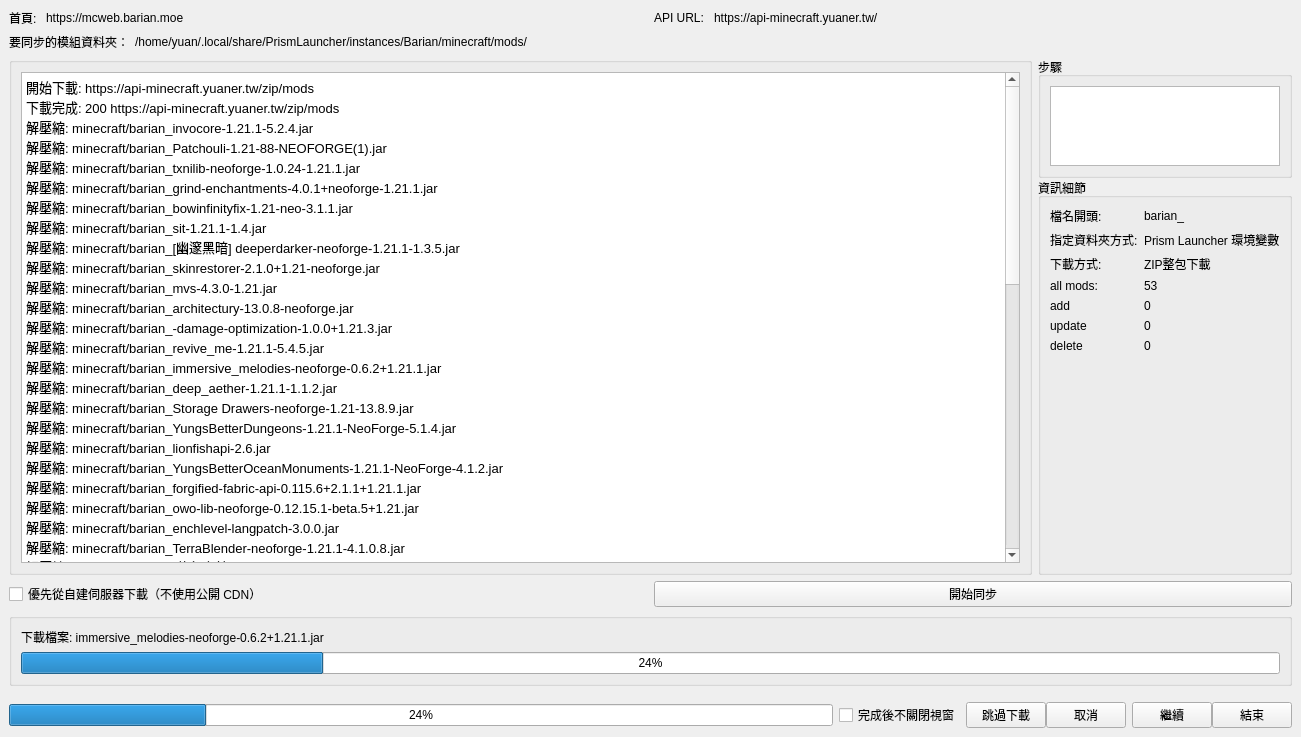
<?xml version="1.0" encoding="UTF-8"?>
<ui version="4.0">
 <class>MainWindow</class>
 <widget class="QMainWindow" name="MainWindow">
  <property name="geometry">
   <rect>
    <x>0</x>
    <y>0</y>
    <width>1301</width>
    <height>737</height>
   </rect>
  </property>
  <property name="sizePolicy">
   <sizepolicy hsizetype="Preferred" vsizetype="Preferred">
    <horstretch>0</horstretch>
    <verstretch>0</verstretch>
   </sizepolicy>
  </property>
  <property name="windowTitle">
   <string>Berian Minecraft Mods Sync同步程式</string>
  </property>
  <widget class="QWidget" name="centralwidget">
   <layout class="QVBoxLayout" name="verticalLayout_3">
    <item>
     <layout class="QVBoxLayout" name="info_layout">
      <item>
       <layout class="QHBoxLayout" name="horizontalLayout_6">
        <item>
         <layout class="QHBoxLayout" name="horizontalLayout_5">
          <item>
           <widget class="QLabel" name="label_16">
            <property name="text">
             <string>首頁: </string>
            </property>
           </widget>
          </item>
          <item>
           <widget class="QLabel" name="label_17">
            <property name="sizePolicy">
             <sizepolicy hsizetype="MinimumExpanding" vsizetype="Preferred">
              <horstretch>0</horstretch>
              <verstretch>0</verstretch>
             </sizepolicy>
            </property>
            <property name="text">
             <string>https://mcweb.barian.moe</string>
            </property>
            <property name="textFormat">
             <enum>Qt::TextFormat::MarkdownText</enum>
            </property>
            <property name="openExternalLinks">
             <bool>true</bool>
            </property>
            <property name="textInteractionFlags">
             <set>Qt::TextInteractionFlag::LinksAccessibleByMouse|Qt::TextInteractionFlag::TextSelectableByMouse</set>
            </property>
           </widget>
          </item>
         </layout>
        </item>
        <item>
         <layout class="QHBoxLayout" name="horizontalLayout_8">
          <item>
           <widget class="QLabel" name="label_8">
            <property name="text">
             <string>API URL: </string>
            </property>
           </widget>
          </item>
          <item>
           <widget class="QLabel" name="apiurl_label">
            <property name="sizePolicy">
             <sizepolicy hsizetype="MinimumExpanding" vsizetype="Preferred">
              <horstretch>0</horstretch>
              <verstretch>0</verstretch>
             </sizepolicy>
            </property>
            <property name="cursor">
             <cursorShape>IBeamCursor</cursorShape>
            </property>
            <property name="text">
             <string>https://api-minecraft.yuaner.tw/</string>
            </property>
            <property name="textFormat">
             <enum>Qt::TextFormat::MarkdownText</enum>
            </property>
            <property name="openExternalLinks">
             <bool>true</bool>
            </property>
            <property name="textInteractionFlags">
             <set>Qt::TextInteractionFlag::LinksAccessibleByMouse|Qt::TextInteractionFlag::TextSelectableByMouse</set>
            </property>
           </widget>
          </item>
         </layout>
        </item>
       </layout>
      </item>
      <item>
       <layout class="QHBoxLayout" name="horizontalLayout">
        <item>
         <layout class="QHBoxLayout" name="horizontalLayout_3">
          <item>
           <widget class="QLabel" name="label_6">
            <property name="text">
             <string>要同步的模組資料夾：</string>
            </property>
           </widget>
          </item>
          <item>
           <widget class="QLabel" name="modsFolder_label">
            <property name="sizePolicy">
             <sizepolicy hsizetype="MinimumExpanding" vsizetype="Preferred">
              <horstretch>0</horstretch>
              <verstretch>0</verstretch>
             </sizepolicy>
            </property>
            <property name="cursor">
             <cursorShape>IBeamCursor</cursorShape>
            </property>
            <property name="text">
             <string>&lt;html&gt;&lt;head/&gt;&lt;body&gt;&lt;p&gt;&lt;a href=&quot;file:///home/yuan/.local/share/PrismLauncher/instances/Barian/minecraft/mods/&quot;&gt;&lt;span style=&quot; text-decoration: underline; color:#2980b9;&quot;&gt;/home/yuan/.local/share/PrismLauncher/instances/Barian/minecraft/mods/&lt;/span&gt;&lt;/a&gt;&lt;/p&gt;&lt;/body&gt;&lt;/html&gt;</string>
            </property>
            <property name="textFormat">
             <enum>Qt::TextFormat::MarkdownText</enum>
            </property>
            <property name="openExternalLinks">
             <bool>true</bool>
            </property>
            <property name="textInteractionFlags">
             <set>Qt::TextInteractionFlag::LinksAccessibleByMouse|Qt::TextInteractionFlag::TextSelectableByMouse</set>
            </property>
           </widget>
          </item>
         </layout>
        </item>
       </layout>
      </item>
     </layout>
    </item>
    <item>
     <layout class="QHBoxLayout" name="horizontalLayout_7" stretch="0,0">
      <item>
       <widget class="QGroupBox" name="output_layout">
        <property name="enabled">
         <bool>true</bool>
        </property>
        <property name="title">
         <string/>
        </property>
        <property name="alignment">
         <set>Qt::AlignmentFlag::AlignLeading|Qt::AlignmentFlag::AlignLeft|Qt::AlignmentFlag::AlignVCenter</set>
        </property>
        <property name="flat">
         <bool>false</bool>
        </property>
        <layout class="QVBoxLayout" name="verticalLayout_2">
         <item>
          <widget class="QTextBrowser" name="output_textBrowser">
           <property name="html">
            <string>&lt;!DOCTYPE HTML PUBLIC &quot;-//W3C//DTD HTML 4.0//EN&quot; &quot;http://www.w3.org/TR/REC-html40/strict.dtd&quot;&gt;
&lt;html&gt;&lt;head&gt;&lt;meta name=&quot;qrichtext&quot; content=&quot;1&quot; /&gt;&lt;meta charset=&quot;utf-8&quot; /&gt;&lt;style type=&quot;text/css&quot;&gt;
p, li { white-space: pre-wrap; }
hr { height: 1px; border-width: 0; }
li.unchecked::marker { content: &quot;\2610&quot;; }
li.checked::marker { content: &quot;\2612&quot;; }
&lt;/style&gt;&lt;/head&gt;&lt;body style=&quot; font-family:'Noto Sans'; font-size:10pt; font-weight:400; font-style:normal;&quot;&gt;
&lt;p style=&quot; margin-top:0px; margin-bottom:0px; margin-left:0px; margin-right:0px; -qt-block-indent:0; text-indent:0px;&quot;&gt;&lt;span style=&quot; font-family:'monospace'; color:#000000; background-color:#ffffff;&quot;&gt;開始下載: https://api-minecraft.yuaner.tw/zip/mods &lt;/span&gt;&lt;span style=&quot; font-family:'monospace';&quot;&gt;&lt;br /&gt;&lt;/span&gt;&lt;span style=&quot; font-family:'monospace'; color:#000000; background-color:#ffffff;&quot;&gt;下載完成: 200 https://api-minecraft.yuaner.tw/zip/mods &lt;/span&gt;&lt;span style=&quot; font-family:'monospace';&quot;&gt;&lt;br /&gt;&lt;/span&gt;&lt;span style=&quot; font-family:'monospace'; color:#000000; background-color:#ffffff;&quot;&gt;解壓縮: minecraft/barian_invocore-1.21.1-5.2.4.jar &lt;/span&gt;&lt;span style=&quot; font-family:'monospace';&quot;&gt;&lt;br /&gt;&lt;/span&gt;&lt;span style=&quot; font-family:'monospace'; color:#000000; background-color:#ffffff;&quot;&gt;解壓縮: minecraft/barian_Patchouli-1.21-88-NEOFORGE(1).jar &lt;/span&gt;&lt;span style=&quot; font-family:'monospace';&quot;&gt;&lt;br /&gt;&lt;/span&gt;&lt;span style=&quot; font-family:'monospace'; color:#000000; background-color:#ffffff;&quot;&gt;解壓縮: minecraft/barian_txnilib-neoforge-1.0.24-1.21.1.jar &lt;/span&gt;&lt;span style=&quot; font-family:'monospace';&quot;&gt;&lt;br /&gt;&lt;/span&gt;&lt;span style=&quot; font-family:'monospace'; color:#000000; background-color:#ffffff;&quot;&gt;解壓縮: minecraft/barian_grind-enchantments-4.0.1+neoforge-1.21.1.jar &lt;/span&gt;&lt;span style=&quot; font-family:'monospace';&quot;&gt;&lt;br /&gt;&lt;/span&gt;&lt;span style=&quot; font-family:'monospace'; color:#000000; background-color:#ffffff;&quot;&gt;解壓縮: minecraft/barian_bowinfinityfix-1.21-neo-3.1.1.jar &lt;/span&gt;&lt;span style=&quot; font-family:'monospace';&quot;&gt;&lt;br /&gt;&lt;/span&gt;&lt;span style=&quot; font-family:'monospace'; color:#000000; background-color:#ffffff;&quot;&gt;解壓縮: minecraft/barian_sit-1.21.1-1.4.jar &lt;/span&gt;&lt;span style=&quot; font-family:'monospace';&quot;&gt;&lt;br /&gt;&lt;/span&gt;&lt;span style=&quot; font-family:'monospace'; color:#000000; background-color:#ffffff;&quot;&gt;解壓縮: minecraft/barian_[幽邃黑暗] deeperdarker-neoforge-1.21.1-1.3.5.jar &lt;/span&gt;&lt;span style=&quot; font-family:'monospace';&quot;&gt;&lt;br /&gt;&lt;/span&gt;&lt;span style=&quot; font-family:'monospace'; color:#000000; background-color:#ffffff;&quot;&gt;解壓縮: minecraft/barian_skinrestorer-2.1.0+1.21-neoforge.jar &lt;/span&gt;&lt;span style=&quot; font-family:'monospace';&quot;&gt;&lt;br /&gt;&lt;/span&gt;&lt;span style=&quot; font-family:'monospace'; color:#000000; background-color:#ffffff;&quot;&gt;解壓縮: minecraft/barian_mvs-4.3.0-1.21.jar &lt;/span&gt;&lt;span style=&quot; font-family:'monospace';&quot;&gt;&lt;br /&gt;&lt;/span&gt;&lt;span style=&quot; font-family:'monospace'; color:#000000; background-color:#ffffff;&quot;&gt;解壓縮: minecraft/barian_architectury-13.0.8-neoforge.jar &lt;/span&gt;&lt;span style=&quot; font-family:'monospace';&quot;&gt;&lt;br /&gt;&lt;/span&gt;&lt;span style=&quot; font-family:'monospace'; color:#000000; background-color:#ffffff;&quot;&gt;解壓縮: minecraft/barian_-damage-optimization-1.0.0+1.21.3.jar &lt;/span&gt;&lt;span style=&quot; font-family:'monospace';&quot;&gt;&lt;br /&gt;&lt;/span&gt;&lt;span style=&quot; font-family:'monospace'; color:#000000; background-color:#ffffff;&quot;&gt;解壓縮: minecraft/barian_revive_me-1.21.1-5.4.5.jar &lt;/span&gt;&lt;span style=&quot; font-family:'monospace';&quot;&gt;&lt;br /&gt;&lt;/span&gt;&lt;span style=&quot; font-family:'monospace'; color:#000000; background-color:#ffffff;&quot;&gt;解壓縮: minecraft/barian_immersive_melodies-neoforge-0.6.2+1.21.1.jar &lt;/span&gt;&lt;span style=&quot; font-family:'monospace';&quot;&gt;&lt;br /&gt;&lt;/span&gt;&lt;span style=&quot; font-family:'monospace'; color:#000000; background-color:#ffffff;&quot;&gt;解壓縮: minecraft/barian_deep_aether-1.21.1-1.1.2.jar &lt;/span&gt;&lt;span style=&quot; font-family:'monospace';&quot;&gt;&lt;br /&gt;&lt;/span&gt;&lt;span style=&quot; font-family:'monospace'; color:#000000; background-color:#ffffff;&quot;&gt;解壓縮: minecraft/barian_Storage Drawers-neoforge-1.21-13.8.9.jar &lt;/span&gt;&lt;span style=&quot; font-family:'monospace';&quot;&gt;&lt;br /&gt;&lt;/span&gt;&lt;span style=&quot; font-family:'monospace'; color:#000000; background-color:#ffffff;&quot;&gt;解壓縮: minecraft/barian_YungsBetterDungeons-1.21.1-NeoForge-5.1.4.jar &lt;/span&gt;&lt;span style=&quot; font-family:'monospace';&quot;&gt;&lt;br /&gt;&lt;/span&gt;&lt;span style=&quot; font-family:'monospace'; color:#000000; background-color:#ffffff;&quot;&gt;解壓縮: minecraft/barian_lionfishapi-2.6.jar &lt;/span&gt;&lt;span style=&quot; font-family:'monospace';&quot;&gt;&lt;br /&gt;&lt;/span&gt;&lt;span style=&quot; font-family:'monospace'; color:#000000; background-color:#ffffff;&quot;&gt;解壓縮: minecraft/barian_YungsBetterOceanMonuments-1.21.1-NeoForge-4.1.2.jar &lt;/span&gt;&lt;span style=&quot; font-family:'monospace';&quot;&gt;&lt;br /&gt;&lt;/span&gt;&lt;span style=&quot; font-family:'monospace'; color:#000000; background-color:#ffffff;&quot;&gt;解壓縮: minecraft/barian_forgified-fabric-api-0.115.6+2.1.1+1.21.1.jar &lt;/span&gt;&lt;span style=&quot; font-family:'monospace';&quot;&gt;&lt;br /&gt;&lt;/span&gt;&lt;span style=&quot; font-family:'monospace'; color:#000000; background-color:#ffffff;&quot;&gt;解壓縮: minecraft/barian_owo-lib-neoforge-0.12.15.1-beta.5+1.21.jar &lt;/span&gt;&lt;span style=&quot; font-family:'monospace';&quot;&gt;&lt;br /&gt;&lt;/span&gt;&lt;span style=&quot; font-family:'monospace'; color:#000000; background-color:#ffffff;&quot;&gt;解壓縮: minecraft/barian_enchlevel-langpatch-3.0.0.jar &lt;/span&gt;&lt;span style=&quot; font-family:'monospace';&quot;&gt;&lt;br /&gt;&lt;/span&gt;&lt;span style=&quot; font-family:'monospace'; color:#000000; background-color:#ffffff;&quot;&gt;解壓縮: minecraft/barian_TerraBlender-neoforge-1.21.1-4.1.0.8.jar &lt;/span&gt;&lt;span style=&quot; font-family:'monospace';&quot;&gt;&lt;br /&gt;&lt;/span&gt;&lt;span style=&quot; font-family:'monospace'; color:#000000; background-color:#ffffff;&quot;&gt;解壓縮: minecraft/barian_[暮色森林] twilightforest-1.21.1-4.7.3196-universal.jar &lt;/span&gt;&lt;span style=&quot; font-family:'monospace';&quot;&gt;&lt;br /&gt;&lt;/span&gt;&lt;span style=&quot; font-family:'monospace'; color:#000000; background-color:#ffffff;&quot;&gt;解壓縮: minecraft/barian_prickle-neoforge-1.21.1-21.1.8.jar &lt;/span&gt;&lt;span style=&quot; font-family:'monospace';&quot;&gt;&lt;br /&gt;&lt;/span&gt;&lt;span style=&quot; font-family:'monospace'; color:#000000; background-color:#ffffff;&quot;&gt;解壓縮: minecraft/barian_[天境] aether-1.21.1-1.5.8-neoforge.jar &lt;/span&gt;&lt;span style=&quot; font-family:'monospace';&quot;&gt;&lt;br /&gt;&lt;/span&gt;&lt;span style=&quot; font-family:'monospace'; color:#000000; background-color:#ffffff;&quot;&gt;解壓縮: minecraft/barian_disenchanting_table-merged-1.21.1-5.0.2.jar &lt;/span&gt;&lt;span style=&quot; font-family:'monospace';&quot;&gt;&lt;br /&gt;&lt;/span&gt;&lt;span style=&quot; font-family:'monospace'; color:#000000; background-color:#ffffff;&quot;&gt;解壓縮: minecraft/barian_ExplorersCompass-1.21.1-3.0.3-neoforge.jar &lt;/span&gt;&lt;span style=&quot; font-family:'monospace';&quot;&gt;&lt;br /&gt;&lt;/span&gt;&lt;span style=&quot; font-family:'monospace'; color:#000000; background-color:#ffffff;&quot;&gt;解壓縮: minecraft/barian_player-animation-lib-forge-2.0.1+1.21.1.jar &lt;/span&gt;&lt;span style=&quot; font-family:'monospace';&quot;&gt;&lt;br /&gt;&lt;/span&gt;&lt;span style=&quot; font-family:'monospace'; color:#000000; background-color:#ffffff;&quot;&gt;解壓縮: minecraft/barian_YungsApi-1.21.1-NeoForge-5.1.6.jar &lt;/span&gt;&lt;span style=&quot; font-family:'monospace';&quot;&gt;&lt;br /&gt;&lt;/span&gt;&lt;span style=&quot; font-family:'monospace'; color:#000000; background-color:#ffffff;&quot;&gt;解壓縮: minecraft/barian_[超多生物群系] BiomesOPlenty-neoforge-1.21.1-21.1.0.12.jar &lt;/span&gt;&lt;span style=&quot; font-family:'monospace';&quot;&gt;&lt;br /&gt;&lt;/span&gt;&lt;span style=&quot; font-family:'monospace'; color:#000000; background-color:#ffffff;&quot;&gt;解壓縮: minecraft/barian_L_Ender's Cataclysm 1.21.1-3.08.jar &lt;/span&gt;&lt;span style=&quot; font-family:'monospace';&quot;&gt;&lt;br /&gt;&lt;/span&gt;&lt;span style=&quot; font-family:'monospace'; color:#000000; background-color:#ffffff;&quot;&gt;解壓縮: minecraft/barian_[天境村庄] AetherVillages-1.21.1-1.0.8-neoforge.jar &lt;/span&gt;&lt;span style=&quot; font-family:'monospace';&quot;&gt;&lt;br /&gt;&lt;/span&gt;&lt;span style=&quot; font-family:'monospace'; color:#000000; background-color:#ffffff;&quot;&gt;解壓縮: minecraft/barian_NaturesCompass-1.21.1-3.0.3-neoforge.jar &lt;/span&gt;&lt;span style=&quot; font-family:'monospace';&quot;&gt;&lt;br /&gt;&lt;/span&gt;&lt;span style=&quot; font-family:'monospace'; color:#000000; background-color:#ffffff;&quot;&gt;解壓縮: minecraft/barian_monolib-neoforge-1.21.1-2.1.0.jar &lt;/span&gt;&lt;span style=&quot; font-family:'monospace';&quot;&gt;&lt;br /&gt;&lt;/span&gt;&lt;span style=&quot; font-family:'monospace'; color:#000000; background-color:#ffffff;&quot;&gt;解壓縮: minecraft/barian_YungsBetterDesertTemples-1.21.1-NeoForge-4.1.5.jar &lt;/span&gt;&lt;span style=&quot; font-family:'monospace';&quot;&gt;&lt;br /&gt;&lt;/span&gt;&lt;span style=&quot; font-family:'monospace'; color:#000000; background-color:#ffffff;&quot;&gt;解壓縮: minecraft/barian_[JEI物品管理器] jei-1.21.1-neoforge-19.21.2.313.jar &lt;/span&gt;&lt;span style=&quot; font-family:'monospace';&quot;&gt;&lt;br /&gt;&lt;/span&gt;&lt;span style=&quot; font-family:'monospace'; color:#000000; background-color:#ffffff;&quot;&gt;解壓縮: minecraft/barian_bookshelf-neoforge-1.21.1-21.1.67.jar &lt;/span&gt;&lt;span style=&quot; font-family:'monospace';&quot;&gt;&lt;br /&gt;&lt;/span&gt;&lt;span style=&quot; font-family:'monospace'; color:#000000; background-color:#ffffff;&quot;&gt;解壓縮: minecraft/barian_mending-+-infinity-(by-uiinpui)-1.21.7.jar &lt;/span&gt;&lt;span style=&quot; font-family:'monospace';&quot;&gt;&lt;br /&gt;&lt;/span&gt;&lt;span style=&quot; font-family:'monospace'; color:#000000; background-color:#ffffff;&quot;&gt;解壓縮: minecraft/barian_curios-neoforge-9.5.1+1.21.1.jar &lt;/span&gt;&lt;span style=&quot; font-family:'monospace';&quot;&gt;&lt;br /&gt;&lt;/span&gt;&lt;span style=&quot; font-family:'monospace'; color:#000000; background-color:#ffffff;&quot;&gt;解壓縮: minecraft/barian_geckolib-neoforge-1.21.1-4.7.6.jar &lt;/span&gt;&lt;span style=&quot; font-family:'monospace';&quot;&gt;&lt;br /&gt;&lt;/span&gt;&lt;span style=&quot; font-family:'monospace'; color:#000000; background-color:#ffffff;&quot;&gt;解壓縮: minecraft/barian_caelus-neoforge-7.0.1+1.21.1.jar &lt;/span&gt;&lt;span style=&quot; font-family:'monospace';&quot;&gt;&lt;br /&gt;&lt;/span&gt;&lt;span style=&quot; font-family:'monospace'; color:#000000; background-color:#ffffff;&quot;&gt;解壓縮: minecraft/barian_GlitchCore-neoforge-1.21.1-2.1.0.0.jar &lt;/span&gt;&lt;span style=&quot; font-family:'monospace';&quot;&gt;&lt;br /&gt;&lt;/span&gt;&lt;span style=&quot; font-family:'monospace'; color:#000000; background-color:#ffffff;&quot;&gt;解壓縮: minecraft/barian_[鞘翅槽位] elytraslot-neoforge-9.0.2+1.21.1.jar &lt;/span&gt;&lt;span style=&quot; font-family:'monospace';&quot;&gt;&lt;br /&gt;&lt;/span&gt;&lt;span style=&quot; font-family:'monospace'; color:#000000; background-color:#ffffff;&quot;&gt;解壓縮: minecraft/barian_TravelersTitles-1.21.1-NeoForge-5.1.3.jar &lt;/span&gt;&lt;span style=&quot; font-family:'monospace';&quot;&gt;&lt;br /&gt;&lt;/span&gt;&lt;span style=&quot; font-family:'monospace'; color:#000000; background-color:#ffffff;&quot;&gt;解壓縮: minecraft/barian_YungsBetterJungleTemples-1.21.1-NeoForge-3.1.2.jar &lt;/span&gt;&lt;span style=&quot; font-family:'monospace';&quot;&gt;&lt;br /&gt;&lt;/span&gt;&lt;span style=&quot; font-family:'monospace'; color:#000000; background-color:#ffffff;&quot;&gt;解壓縮: minecraft/barian_Placebo-1.21.1-9.9.0.jar &lt;/span&gt;&lt;span style=&quot; font-family:'monospace';&quot;&gt;&lt;br /&gt;&lt;/span&gt;&lt;span style=&quot; font-family:'monospace'; color:#000000; background-color:#ffffff;&quot;&gt;解壓縮: minecraft/barian_irons_spellbooks-1.21.1-3.14.1.jar &lt;/span&gt;&lt;span style=&quot; font-family:'monospace';&quot;&gt;&lt;br /&gt;&lt;/span&gt;&lt;span style=&quot; font-family:'monospace'; color:#000000; background-color:#ffffff;&quot;&gt;解壓縮: minecraft/barian_[天空村庄] SkyVillages-1.0.6-1.21.x-neoforge-release.jar &lt;/span&gt;&lt;span style=&quot; font-family:'monospace';&quot;&gt;&lt;br /&gt;&lt;/span&gt;&lt;span style=&quot; font-family:'monospace'; color:#000000; background-color:#ffffff;&quot;&gt;解壓縮: minecraft/barian_worldedit-mod-7.3.8(1).jar &lt;/span&gt;&lt;span style=&quot; font-family:'monospace';&quot;&gt;&lt;br /&gt;&lt;/span&gt;&lt;span style=&quot; font-family:'monospace'; color:#000000; background-color:#ffffff;&quot;&gt;解壓縮: minecraft/barian_ApothicAttributes-1.21.1-2.9.0.jar &lt;/span&gt;&lt;span style=&quot; font-family:'monospace';&quot;&gt;&lt;br /&gt;&lt;/span&gt;&lt;span style=&quot; font-family:'monospace'; color:#000000; background-color:#ffffff;&quot;&gt;解壓縮: minecraft/barian_Ping-Wheel-1.10.3-neoforge-1.21.1.jar &lt;/span&gt;&lt;span style=&quot; font-family:'monospace';&quot;&gt;&lt;br /&gt;&lt;/span&gt;&lt;span style=&quot; font-family:'monospace'; color:#000000; background-color:#ffffff;&quot;&gt;解壓縮: minecraft/barian_[Xaero的小地图] Xaeros_Minimap_25.2.6_NeoForge_1.21.jar &lt;/span&gt;&lt;span style=&quot; font-family:'monospace';&quot;&gt;&lt;br /&gt;&lt;/span&gt;&lt;span style=&quot; font-family:'monospace'; color:#000000; background-color:#ffffff;&quot;&gt;解壓縮: minecraft/barian_enchdesc-neoforge-1.21.1-21.1.7.jar &lt;/span&gt;&lt;span style=&quot; font-family:'monospace';&quot;&gt;&lt;br /&gt;&lt;/span&gt;&lt;span style=&quot; font-family:'monospace'; color:#000000; background-color:#ffffff;&quot;&gt;解壓縮: minecraft/barian_beyondenchant-1.5.0.jar&lt;/span&gt;&lt;span style=&quot; font-family:'monospace';&quot;&gt;&lt;br /&gt;&lt;/span&gt;&lt;/p&gt;&lt;/body&gt;&lt;/html&gt;</string>
           </property>
          </widget>
         </item>
        </layout>
       </widget>
      </item>
      <item>
       <layout class="QVBoxLayout" name="extra_layout">
        <item>
         <widget class="QWidget" name="extra_widget" native="true">
          <property name="enabled">
           <bool>true</bool>
          </property>
          <property name="sizePolicy">
           <sizepolicy hsizetype="Maximum" vsizetype="MinimumExpanding">
            <horstretch>0</horstretch>
            <verstretch>0</verstretch>
           </sizepolicy>
          </property>
          <layout class="QVBoxLayout" name="verticalLayout">
           <property name="spacing">
            <number>0</number>
           </property>
           <property name="leftMargin">
            <number>0</number>
           </property>
           <property name="topMargin">
            <number>0</number>
           </property>
           <property name="rightMargin">
            <number>0</number>
           </property>
           <property name="bottomMargin">
            <number>0</number>
           </property>
           <item>
            <widget class="QGroupBox" name="step_widget">
             <property name="sizePolicy">
              <sizepolicy hsizetype="Preferred" vsizetype="Maximum">
               <horstretch>0</horstretch>
               <verstretch>0</verstretch>
              </sizepolicy>
             </property>
             <property name="title">
              <string>步驟</string>
             </property>
             <layout class="QVBoxLayout" name="verticalLayout_4">
              <item>
               <widget class="QListView" name="listView">
                <property name="sizePolicy">
                 <sizepolicy hsizetype="Ignored" vsizetype="Minimum">
                  <horstretch>0</horstretch>
                  <verstretch>0</verstretch>
                 </sizepolicy>
                </property>
                <property name="minimumSize">
                 <size>
                  <width>0</width>
                  <height>0</height>
                 </size>
                </property>
                <property name="maximumSize">
                 <size>
                  <width>16777215</width>
                  <height>80</height>
                 </size>
                </property>
                <property name="isWrapping" stdset="0">
                 <bool>false</bool>
                </property>
               </widget>
              </item>
             </layout>
            </widget>
           </item>
           <item>
            <widget class="QGroupBox" name="groupBox_2">
             <property name="title">
              <string>資訊細節</string>
             </property>
             <layout class="QVBoxLayout" name="verticalLayout_5">
              <item>
               <layout class="QHBoxLayout" name="horizontalLayout_4">
                <item>
                 <layout class="QFormLayout" name="formLayout">
                  <property name="labelAlignment">
                   <set>Qt::AlignmentFlag::AlignLeading|Qt::AlignmentFlag::AlignLeft|Qt::AlignmentFlag::AlignVCenter</set>
                  </property>
                  <item row="0" column="0">
                   <widget class="QLabel" name="label_7">
                    <property name="text">
                     <string>檔名開頭:</string>
                    </property>
                   </widget>
                  </item>
                  <item row="0" column="1">
                   <widget class="QLabel" name="prefix_label">
                    <property name="sizePolicy">
                     <sizepolicy hsizetype="MinimumExpanding" vsizetype="Preferred">
                      <horstretch>0</horstretch>
                      <verstretch>0</verstretch>
                     </sizepolicy>
                    </property>
                    <property name="cursor">
                     <cursorShape>IBeamCursor</cursorShape>
                    </property>
                    <property name="text">
                     <string>barian_</string>
                    </property>
                    <property name="textInteractionFlags">
                     <set>Qt::TextInteractionFlag::LinksAccessibleByMouse|Qt::TextInteractionFlag::TextSelectableByMouse</set>
                    </property>
                   </widget>
                  </item>
                  <item row="1" column="0">
                   <widget class="QLabel" name="label_2">
                    <property name="text">
                     <string>指定資料夾方式:</string>
                    </property>
                   </widget>
                  </item>
                  <item row="1" column="1">
                   <widget class="QLabel" name="setModFolderMethod_label">
                    <property name="text">
                     <string>Prism Launcher 環境變數</string>
                    </property>
                   </widget>
                  </item>
                  <item row="2" column="0">
                   <widget class="QLabel" name="label_12">
                    <property name="text">
                     <string>下載方式:</string>
                    </property>
                   </widget>
                  </item>
                  <item row="4" column="0">
                   <widget class="QLabel" name="label_3">
                    <property name="text">
                     <string>add</string>
                    </property>
                   </widget>
                  </item>
                  <item row="4" column="1">
                   <widget class="QLabel" name="addModsCount_label">
                    <property name="text">
                     <string>0</string>
                    </property>
                   </widget>
                  </item>
                  <item row="5" column="0">
                   <widget class="QLabel" name="label_5">
                    <property name="text">
                     <string>update</string>
                    </property>
                   </widget>
                  </item>
                  <item row="5" column="1">
                   <widget class="QLabel" name="modifyModsCount_label">
                    <property name="text">
                     <string>0</string>
                    </property>
                   </widget>
                  </item>
                  <item row="6" column="0">
                   <widget class="QLabel" name="label_10">
                    <property name="text">
                     <string>delete</string>
                    </property>
                   </widget>
                  </item>
                  <item row="6" column="1">
                   <widget class="QLabel" name="delModsCount_label">
                    <property name="text">
                     <string>0</string>
                    </property>
                   </widget>
                  </item>
                  <item row="2" column="1">
                   <widget class="QLabel" name="download_mode_label">
                    <property name="text">
                     <string>ZIP整包下載</string>
                    </property>
                   </widget>
                  </item>
                  <item row="3" column="0">
                   <widget class="QLabel" name="label_14">
                    <property name="text">
                     <string>all mods:</string>
                    </property>
                   </widget>
                  </item>
                  <item row="3" column="1">
                   <widget class="QLabel" name="modsCount_label">
                    <property name="text">
                     <string>53</string>
                    </property>
                   </widget>
                  </item>
                 </layout>
                </item>
               </layout>
              </item>
             </layout>
            </widget>
           </item>
          </layout>
         </widget>
        </item>
       </layout>
      </item>
     </layout>
    </item>
    <item>
     <layout class="QHBoxLayout" name="downloadSource_layout">
      <item>
       <widget class="QCheckBox" name="preferServer_checkBox">
        <property name="toolTip">
         <string>若以啟動器自動同步，請使用 --prefer-server；以 --configure 啟動 GUI 則可以在同步前選擇。</string>
        </property>
        <property name="text">
         <string>優先從自建伺服器下載（不使用公開 CDN）</string>
        </property>
       </widget>
      </item>
      <item>
       <widget class="QPushButton" name="startSync_pBtn">
        <property name="text">
         <string>開始同步</string>
        </property>
       </widget>
      </item>
     </layout>
    </item>
    <item>
     <widget class="QGroupBox" name="step_layout">
      <property name="title">
       <string/>
      </property>
      <property name="flat">
       <bool>false</bool>
      </property>
      <layout class="QVBoxLayout" name="verticalLayout_7">
       <item>
        <layout class="QHBoxLayout" name="horizontalLayout_2">
         <item>
          <widget class="QLabel" name="step_label">
           <property name="cursor">
            <cursorShape>IBeamCursor</cursorShape>
           </property>
           <property name="text">
            <string>下載檔案: immersive_melodies-neoforge-0.6.2+1.21.1.jar</string>
           </property>
           <property name="textInteractionFlags">
            <set>Qt::TextInteractionFlag::LinksAccessibleByMouse|Qt::TextInteractionFlag::TextSelectableByMouse</set>
           </property>
          </widget>
         </item>
        </layout>
       </item>
       <item>
        <widget class="QProgressBar" name="file_progressBar">
         <property name="value">
          <number>24</number>
         </property>
        </widget>
       </item>
      </layout>
     </widget>
    </item>
    <item>
     <layout class="QVBoxLayout" name="total_layout">
      <property name="topMargin">
       <number>10</number>
      </property>
      <item>
       <layout class="QHBoxLayout" name="bottom_layout">
        <item>
         <widget class="QProgressBar" name="total_progressBar">
          <property name="value">
           <number>24</number>
          </property>
         </widget>
        </item>
        <item>
         <widget class="QCheckBox" name="finishNoClose_checkBox">
          <property name="text">
           <string>完成後不關閉視窗</string>
          </property>
         </widget>
        </item>
        <item>
         <widget class="QWidget" name="process_btnGroup" native="true">
          <property name="sizePolicy">
           <sizepolicy hsizetype="Preferred" vsizetype="Preferred">
            <horstretch>0</horstretch>
            <verstretch>0</verstretch>
           </sizepolicy>
          </property>
          <layout class="QHBoxLayout" name="horizontalLayout_9">
           <property name="spacing">
            <number>0</number>
           </property>
           <property name="leftMargin">
            <number>0</number>
           </property>
           <property name="topMargin">
            <number>0</number>
           </property>
           <property name="rightMargin">
            <number>0</number>
           </property>
           <property name="bottomMargin">
            <number>0</number>
           </property>
           <item>
            <widget class="QPushButton" name="skip_pBtn">
             <property name="toolTip">
              <string>&lt;html&gt;&lt;head/&gt;&lt;body&gt;&lt;p&gt;&lt;span style=&quot; font-weight:700;&quot;&gt;跳過下載&lt;/span&gt;&lt;/p&gt;&lt;p&gt;取消模組同步，但是不阻止Minecraft啟動器，繼續啟動Minecraft遊戲&lt;/p&gt;&lt;p&gt;（具體來說會結束本程式並送出exit 0狀態碼）&lt;/p&gt;&lt;/body&gt;&lt;/html&gt;</string>
             </property>
             <property name="text">
              <string>跳過下載</string>
             </property>
            </widget>
           </item>
           <item>
            <widget class="QPushButton" name="cancel_pBtn">
             <property name="toolTip">
              <string>&lt;html&gt;&lt;head/&gt;&lt;body&gt;&lt;p&gt;&lt;span style=&quot; font-weight:700;&quot;&gt;取消下載&lt;/span&gt;&lt;/p&gt;&lt;p&gt;取消模組同步，並不啟動Minecraft遊戲&lt;/p&gt;&lt;p&gt;（具體來說會結束本程式並送出exit 1狀態碼）&lt;/p&gt;&lt;/body&gt;&lt;/html&gt;</string>
             </property>
             <property name="text">
              <string>取消</string>
             </property>
            </widget>
           </item>
          </layout>
         </widget>
        </item>
        <item>
         <widget class="QWidget" name="finished_btnGroup" native="true">
          <property name="sizePolicy">
           <sizepolicy hsizetype="Preferred" vsizetype="Preferred">
            <horstretch>0</horstretch>
            <verstretch>0</verstretch>
           </sizepolicy>
          </property>
          <layout class="QHBoxLayout" name="horizontalLayout_91">
           <property name="spacing">
            <number>0</number>
           </property>
           <property name="leftMargin">
            <number>0</number>
           </property>
           <property name="topMargin">
            <number>0</number>
           </property>
           <property name="rightMargin">
            <number>0</number>
           </property>
           <property name="bottomMargin">
            <number>0</number>
           </property>
           <item>
            <widget class="QPushButton" name="continue_pBtn">
             <property name="toolTip">
              <string>&lt;html&gt;&lt;head/&gt;&lt;body&gt;&lt;p&gt;繼續啟動遊戲流程&lt;/p&gt;&lt;p&gt;（具體來說會結束本程式並送出exit 0狀態碼）&lt;/p&gt;&lt;/body&gt;&lt;/html&gt;</string>
             </property>
             <property name="text">
              <string>繼續</string>
             </property>
            </widget>
           </item>
           <item>
            <widget class="QPushButton" name="exit_pBtn">
             <property name="toolTip">
              <string>&lt;html&gt;&lt;head/&gt;&lt;body&gt;&lt;p&gt;&lt;span style=&quot; font-weight:700;&quot;&gt;結束 不啟動遊戲&lt;/span&gt;&lt;/p&gt;&lt;p&gt;（結束本程式並送出exit 1狀態碼當作有錯誤回報，阻止Minecraft啟動器繼續執行遊戲啟動程序）&lt;/p&gt;&lt;/body&gt;&lt;/html&gt;</string>
             </property>
             <property name="text">
              <string>結束</string>
             </property>
            </widget>
           </item>
          </layout>
         </widget>
        </item>
       </layout>
      </item>
     </layout>
    </item>
   </layout>
  </widget>
  <widget class="QMenuBar" name="menubar">
   <property name="geometry">
    <rect>
     <x>0</x>
     <y>0</y>
     <width>1301</width>
     <height>30</height>
    </rect>
   </property>
  </widget>
 </widget>
 <resources/>
 <connections/>
</ui>
